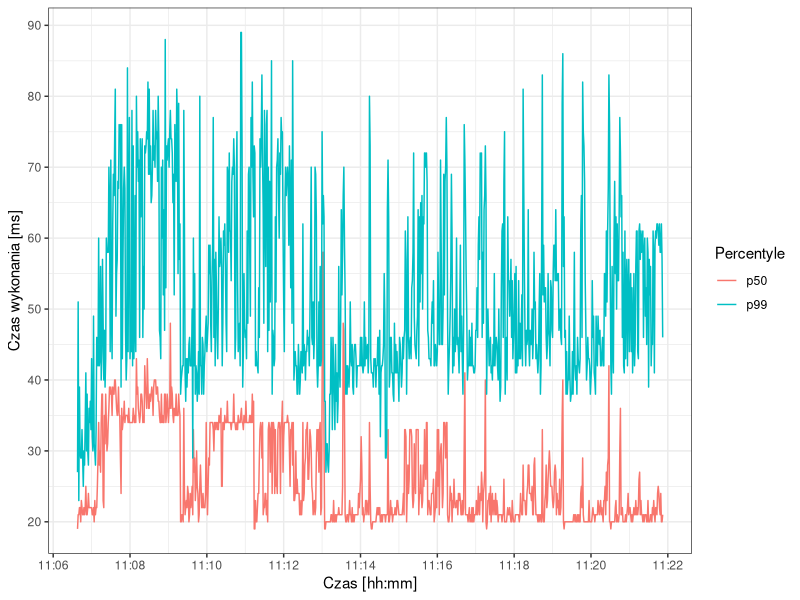

Generate this figure with R:
library("ggplot2")
library("scales")

png(filename="aws-http-percentiles.png", width=640, height=480)

dat = read.csv("percentiles_aws.csv")
dat$time = as.POSIXct(dat$time, format = "%Y-%m-%dT%H:%M:%SZ")

ggplot(data=dat, aes(time)) +
scale_x_datetime(labels = date_format("%H:%M"), breaks = pretty_breaks(n=10)) +
scale_y_continuous(breaks=pretty_breaks(n=10)) +
theme(plot.margin = unit(c(1,1,1,1), "cm")) + theme_bw() +
labs(x = "Czas [hh:mm]", y = "Czas wykonania [ms]", color = "Percentyle") +
geom_line(aes(y = p50, color = "p50")) +
#geom_line(aes(y = p75, color = "p75")) +
#geom_line(aes(y = p95, color = "p95")) +
geom_line(aes(y = p99, color = "p99"))


